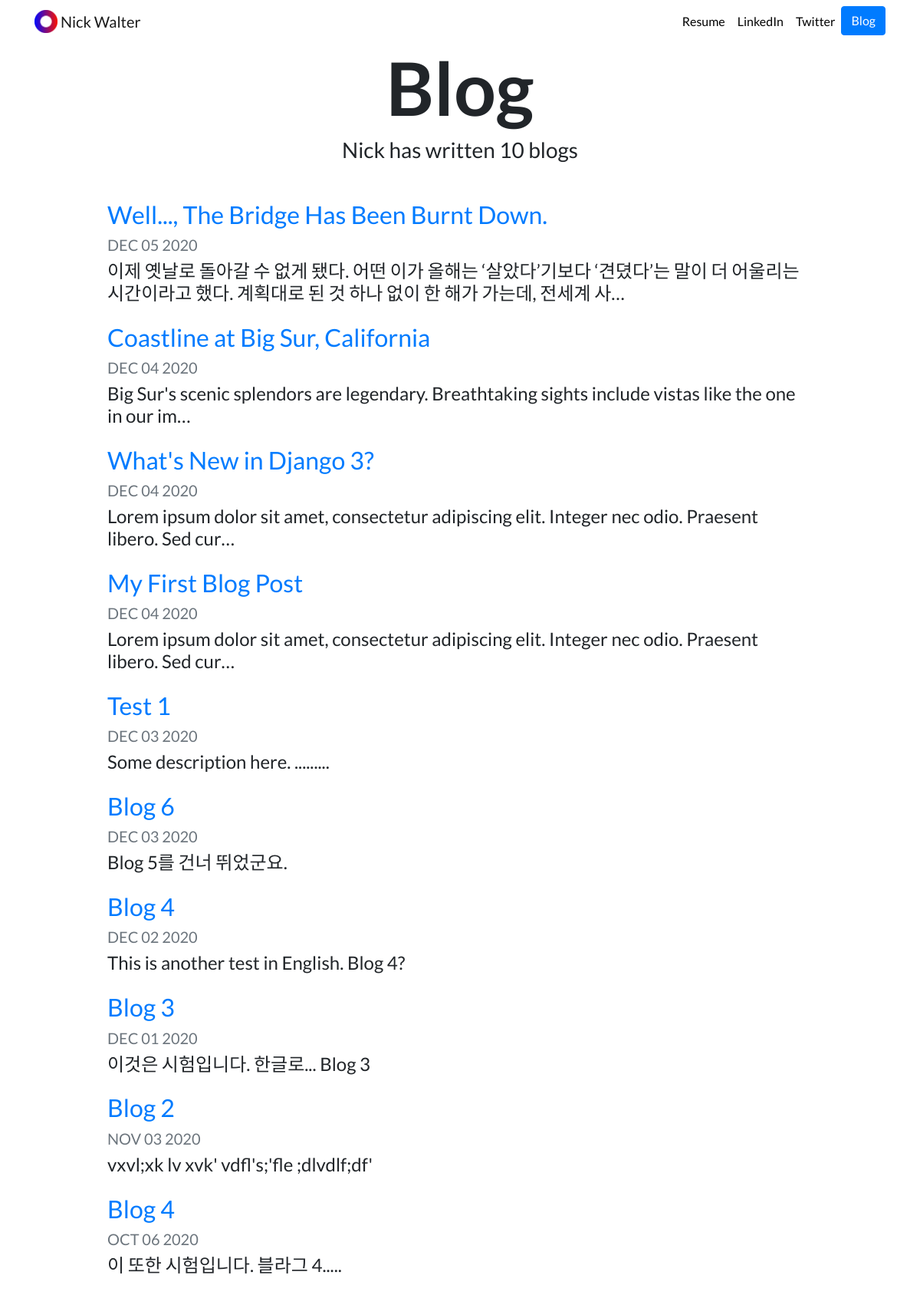
Screenshot of /blog/ with the database file from the repository.
### blog/models.py (models this page shows, shortened)
class Blog(models.Model):
    title = models.CharField(max_length=200)
    description = models.TextField()
    date = models.DateField()

### blog/views.py (the view)
# urls.py: path('', views.all_blogs, name='all_blogs'),
def all_blogs(request):
    blogs = Blog.objects.order_by('-date')
    return render(request, 'blog/all_blogs.html', {'blogs':blogs})

### blog/templates/blog/all_blogs.html
{% extends "portfolio/base.html" %}
{% load static %}
{% block content %}
<h1 id="blogtitle" class="font-weight-bold text-center">Blog</h1>
<h3 class="text-center mb-5">Nick has written {{ blogs.count }} blog{{ blogs.count|pluralize }}</h3>
{% for blog in blogs %}
<div class="row justify-content-center my-3">
  <div class="col-md-10">
    <a href="{% url 'blog:detail' blog.id %}">
      <h2>{{ blog.title }}</h2>
    </a>
    <h5 class="text-muted">{{ blog.date|date:'M d Y'|upper }}</h5>
    <h4>{{ blog.description|striptags|truncatechars:100 }}</h4>
  </div>
</div>
{% endfor %}
{% endblock %}

### portfolio/static/portfolio/custom.css (style rules this page uses)
body { font-family: 'Lato', sans-serif; }
#blogtitle { font-size: 6rem; }

### rows the page displays
Blog: title "Well..., The Bridge Has Been Burnt Down.", date "DEC 05 2020", description "이제 옛날로 돌아갈 수 없게 됐다. 어떤 이가 올해는 ‘살았다’기보다 ‘견뎠다’는 말이 더 어울리는 시간이라고 했다. 계획대로 된 것 하나 없이 한 해가 가는데, 전세계 사…"
Blog: title "Coastline at Big Sur, California", date "DEC 04 2020", description "Big Sur's scenic splendors are legendary. Breathtaking sights include vistas like the one in our im…"
Blog: title "What's New in Django 3?", date "DEC 04 2020", description "Lorem ipsum dolor sit amet, consectetur adipiscing elit. Integer nec odio. Praesent libero. Sed cur…"
Blog: title "My First Blog Post", date "DEC 04 2020", description "Lorem ipsum dolor sit amet, consectetur adipiscing elit. Integer nec odio. Praesent libero. Sed cur…"
Blog: title "Test 1", date "DEC 03 2020", description "Some description here. ........."
Blog: title "Blog 6", date "DEC 03 2020", description "Blog 5를 건너 뛰었군요."
Blog: title "Blog 4", date "DEC 02 2020", description "This is another test in English. Blog 4?"
Blog: title "Blog 3", date "DEC 01 2020", description "이것은 시험입니다. 한글로... Blog 3"
Blog: title "Blog 2", date "NOV 03 2020", description "vxvl;xk lv xvk' vdfl's;'fle ;dlvdlf;df'"
Blog: title "Blog 4", date "OCT 06 2020", description "이 또한 시험입니다. 블라그 4....."

### other values shown
{{ blogs.count }} "10"
